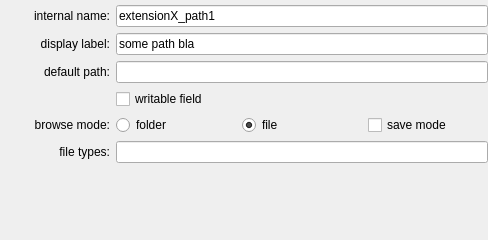
<?xml version="1.0" encoding="UTF-8"?>
<ui version="4.0">
 <class>edit</class>
 <widget class="QWidget" name="edit">
  <property name="geometry">
   <rect>
    <x>0</x>
    <y>0</y>
    <width>488</width>
    <height>240</height>
   </rect>
  </property>
  <property name="windowTitle">
   <string notr="true">Form</string>
  </property>
  <layout class="QFormLayout" name="edit_layout">
   <property name="fieldGrowthPolicy">
    <enum>QFormLayout::AllNonFixedFieldsGrow</enum>
   </property>
   <property name="leftMargin">
    <number>10</number>
   </property>
   <property name="topMargin">
    <number>5</number>
   </property>
   <property name="rightMargin">
    <number>0</number>
   </property>
   <property name="bottomMargin">
    <number>5</number>
   </property>
   <item row="0" column="0">
    <widget class="QLabel" name="internalNameLabel">
     <property name="minimumSize">
      <size>
       <width>100</width>
       <height>0</height>
      </size>
     </property>
     <property name="text">
      <string notr="true">internal name:</string>
     </property>
     <property name="alignment">
      <set>Qt::AlignRight|Qt::AlignTrailing|Qt::AlignVCenter</set>
     </property>
    </widget>
   </item>
   <item row="0" column="1">
    <widget class="QLineEdit" name="cfg_name">
     <property name="text">
      <string notr="true">extensionX_path1</string>
     </property>
    </widget>
   </item>
   <item row="1" column="0">
    <widget class="QLabel" name="displayLabelLabel">
     <property name="minimumSize">
      <size>
       <width>100</width>
       <height>0</height>
      </size>
     </property>
     <property name="text">
      <string notr="true">display label:</string>
     </property>
     <property name="alignment">
      <set>Qt::AlignRight|Qt::AlignTrailing|Qt::AlignVCenter</set>
     </property>
    </widget>
   </item>
   <item row="1" column="1">
    <widget class="QLineEdit" name="cfg_label">
     <property name="text">
      <string notr="true">some path bla</string>
     </property>
     <property name="placeholderText">
      <string notr="true"/>
     </property>
    </widget>
   </item>
   <item row="2" column="1">
    <widget class="A2PathField" name="cfg_value">
     <property name="text">
      <string notr="true"/>
     </property>
     <property name="placeholderText">
      <string notr="true"/>
     </property>
    </widget>
   </item>
   <item row="2" column="0">
    <widget class="QLabel" name="defaultPathLabel">
     <property name="minimumSize">
      <size>
       <width>100</width>
       <height>0</height>
      </size>
     </property>
     <property name="text">
      <string notr="true">default path:</string>
     </property>
     <property name="alignment">
      <set>Qt::AlignRight|Qt::AlignTrailing|Qt::AlignVCenter</set>
     </property>
    </widget>
   </item>
   <item row="3" column="1">
    <widget class="QCheckBox" name="cfg_writable">
     <property name="text">
      <string notr="true">writable field</string>
     </property>
    </widget>
   </item>
   <item row="4" column="1">
    <layout class="QHBoxLayout" name="browse_type_layout">
     <item>
      <widget class="QRadioButton" name="cfg_browse_type_0">
       <property name="text">
        <string notr="true">folder</string>
       </property>
      </widget>
     </item>
     <item>
      <widget class="QRadioButton" name="cfg_browse_type_1">
       <property name="text">
        <string notr="true">file</string>
       </property>
       <property name="checked">
        <bool>true</bool>
       </property>
      </widget>
     </item>
     <item>
      <widget class="QCheckBox" name="cfg_save_mode">
       <property name="text">
        <string notr="true">save mode</string>
       </property>
      </widget>
     </item>
    </layout>
   </item>
   <item row="4" column="0">
    <widget class="QLabel" name="label_3">
     <property name="minimumSize">
      <size>
       <width>100</width>
       <height>0</height>
      </size>
     </property>
     <property name="text">
      <string notr="true">browse mode:</string>
     </property>
     <property name="alignment">
      <set>Qt::AlignRight|Qt::AlignTrailing|Qt::AlignVCenter</set>
     </property>
    </widget>
   </item>
   <item row="5" column="0">
    <widget class="QLabel" name="file_types_label">
     <property name="enabled">
      <bool>true</bool>
     </property>
     <property name="minimumSize">
      <size>
       <width>100</width>
       <height>0</height>
      </size>
     </property>
     <property name="text">
      <string notr="true">file types:</string>
     </property>
     <property name="alignment">
      <set>Qt::AlignRight|Qt::AlignTrailing|Qt::AlignVCenter</set>
     </property>
    </widget>
   </item>
   <item row="5" column="1">
    <widget class="QLineEdit" name="cfg_file_types">
     <property name="text">
      <string/>
     </property>
    </widget>
   </item>
  </layout>
 </widget>
 <customwidgets>
  <customwidget>
   <class>A2PathField</class>
   <extends>QLineEdit</extends>
   <header>a2widget.a2path_field</header>
  </customwidget>
 </customwidgets>
 <resources/>
 <connections/>
</ui>
